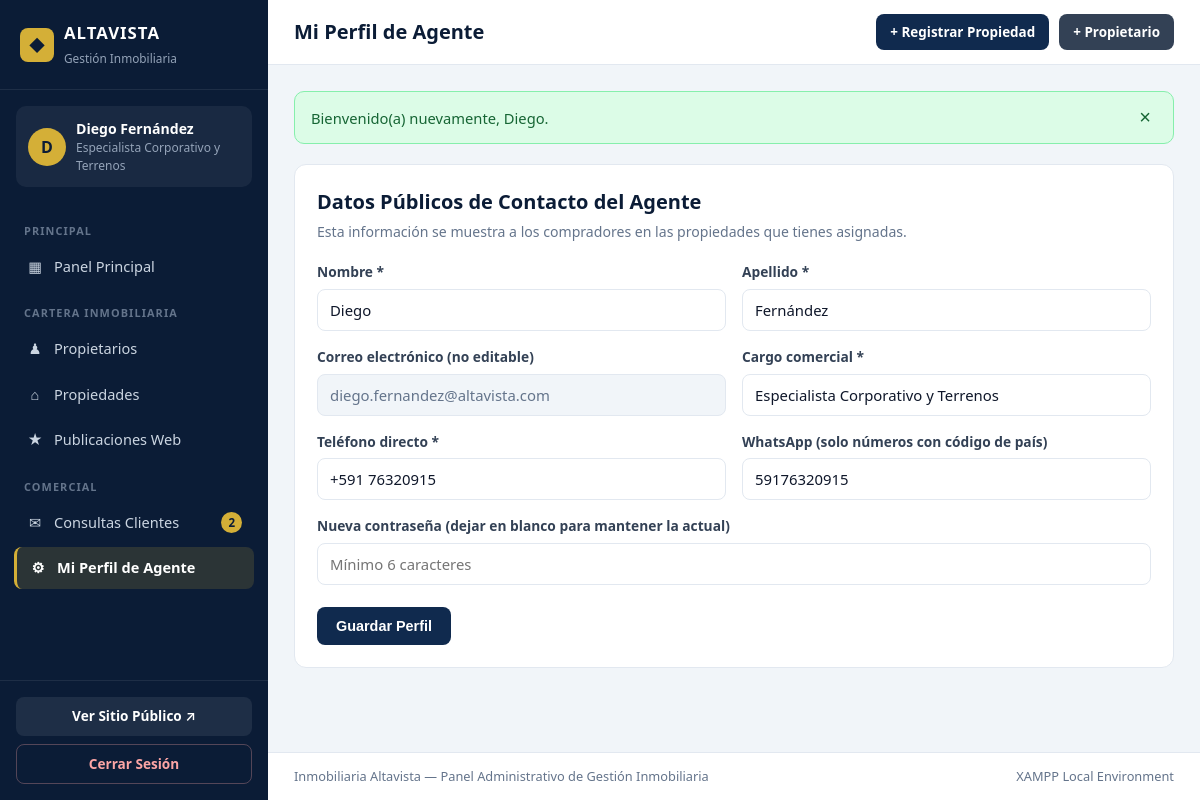
/admin/perfil.php (signed in), run on the app's committed database.
### tables this page shows
CREATE TABLE `agentes` (
  `id_agente` INT NOT NULL AUTO_INCREMENT,
  `nombre` VARCHAR(100) NOT NULL,
  `apellido` VARCHAR(100) NOT NULL,
  `email` VARCHAR(150) NOT NULL,
  `telefono` VARCHAR(30) NOT NULL,
  `whatsapp` VARCHAR(30) DEFAULT NULL,
  `cargo` VARCHAR(80) NOT NULL DEFAULT 'Asesor Inmobiliario',
  `password_hash` VARCHAR(255) NOT NULL,
  `activo` TINYINT(1) NOT NULL DEFAULT 1,
  `fecha_registro` TIMESTAMP NOT NULL DEFAULT CURRENT_TIMESTAMP,
  PRIMARY KEY (`id_agente`),
  UNIQUE KEY `uk_agentes_email` (`email`)
);

### admin/perfil.php (the view, shortened to what this page needs)
<?php
require_once __DIR__ . '/../config/app.php';
$pdo = getDBConnection();
$idAgente = (int) $_SESSION['agente_id'];
$stmt = $pdo->prepare("SELECT * FROM agentes WHERE id_agente = ?");
$stmt->execute([$idAgente]);
$agente = $stmt->fetch();
require_once __DIR__ . '/../includes/header_admin.php';
?>
<div class="admin-card form-card-container">
    <div class="card-header">
        <div>
            <h2>Datos Públicos de Contacto del Agente</h2>
            <p class="card-subtitle">Esta información se muestra a los compradores en las propiedades que tienes asignadas.</p>
        </div>
    </div>
    <form action="<?= url('admin/perfil.php') ?>" method="POST" class="admin-form">
        <div class="form-grid-2">
            <div class="form-group">
                <label for="nombre">Nombre *</label>
                <input type="text" id="nombre" name="nombre" required value="<?= e($agente['nombre']) ?>">
            </div>
            <div class="form-group">
                <label for="apellido">Apellido *</label>
                <input type="text" id="apellido" name="apellido" required value="<?= e($agente['apellido']) ?>">
            </div>
        </div>
        <div class="form-grid-2">
            <div class="form-group">
                <label for="email">Correo electrónico (no editable)</label>
                <input type="email" id="email" value="<?= e($agente['email']) ?>" disabled>
            </div>
            <div class="form-group">
                <label for="cargo">Cargo comercial *</label>
                <input type="text" id="cargo" name="cargo" required value="<?= e($agente['cargo']) ?>">
            </div>
        </div>
        <div class="form-grid-2">
            <div class="form-group">
                <label for="telefono">Teléfono directo *</label>
                <input type="text" id="telefono" name="telefono" required value="<?= e($agente['telefono']) ?>">
            </div>
            <div class="form-group">
                <label for="whatsapp">WhatsApp (solo números con código de país)</label>
                <input type="text" id="whatsapp" name="whatsapp" value="<?= e($agente['whatsapp'] ?? '') ?>" placeholder="59171045821">
            </div>
        </div>
        <div class="form-group">
            <label for="new_password">Nueva contraseña (dejar en blanco para mantener la actual)</label>
            <input type="password" id="new_password" name="new_password" minlength="6" placeholder="Mínimo 6 caracteres">
        </div>
        <div class="form-actions">
            <button type="submit" class="btn btn-primary">Guardar Perfil</button>
        </div>
    </form>
</div>
<?php require_once __DIR__ . '/../includes/footer_admin.php'; ?>

### assets/css/admin.css (style rules this page uses)
:root { --navy-950: #0b1c36; --navy-900: #102a4e; --navy-800: #1b3f73; --gold-500: #d4af37; --gold-600: #b8921f; --slate-900: #0f172a; --slate-700: #334155; --slate-600: #475569; --slate-500: #64748b; --slate-200: #e2e8f0; --slate-100: #f1f5f9; --slate-50: #f8fafc; --white: #ffffff; --green-600: #16a34a; --green-100: #dcfce7; --amber-600: #d97706; --amber-100: #fef3c7; --blue-600: #2563eb; --blue-100: #dbeafe; --red-600: #dc2626; --red-100: #fee2e2; }
*, *::before, *::after { box-sizing: border-box; }
body { margin: 0; font-family: 'Segoe UI', system-ui, -apple-system, Roboto, sans-serif; color: var(--slate-900); background: var(--slate-100); line-height: 1.5; }
.admin-body { display: flex; min-height: 100vh; }
.admin-card { background: var(--white); border: 1px solid var(--slate-200); border-radius: 12px; padding: 22px; margin-bottom: 24px; }
.form-card-container { max-width: 920px; }
.card-header { display: flex; align-items: flex-start; justify-content: space-between; gap: 16px; margin-bottom: 20px; }
.card-header h2 { margin: 0; font-size: 1.25rem; color: var(--navy-950); }
.card-subtitle { margin: 4px 0 0; font-size: 0.88rem; color: var(--slate-500); }
.form-grid-2 { display: grid; grid-template-columns: 1fr 1fr; gap: 16px; }
.form-group { margin-bottom: 16px; }
.form-group label { display: flex; justify-content: space-between; align-items: center; font-size: 0.86rem; font-weight: 600; color: var(--slate-700); margin-bottom: 6px; }
.form-group input, .form-group select, .form-group textarea { width: 100%; padding: 10px 12px; border: 1px solid var(--slate-200); border-radius: 8px; font-family: inherit; font-size: 0.93rem; color: var(--slate-900); background: var(--white); }
.form-group input:disabled { background: var(--slate-100); color: var(--slate-500); }
.form-actions { display: flex; gap: 12px; margin-top: 22px; }
.btn { display: inline-flex; align-items: center; justify-content: center; gap: 6px; padding: 10px 18px; border-radius: 8px; font-size: 0.9rem; font-weight: 600; border: 1px solid transparent; cursor: pointer; transition: all 0.18s ease; }
.btn-primary { background: var(--navy-900); color: var(--white); }

### data on the page
agentes: nombre "Diego", apellido "Fernández", email "diego.fernandez@altavista.com", cargo "Especialista Corporativo y Terrenos", telefono "+591 76320915", whatsapp "59176320915"

### other printed values
mb_strtoupper(mb_substr($_SESSION['agente_nombre'] ?? 'A', 0, 1)) "D"
$_SESSION['agente_cargo'] "Especialista Corporativo y Terrenos"
$pendientesCount "2"
$pageTitle "Mi Perfil de Agente"
$msg "Bienvenido(a) nuevamente, Diego."
APP_NAME "Inmobiliaria Altavista"
